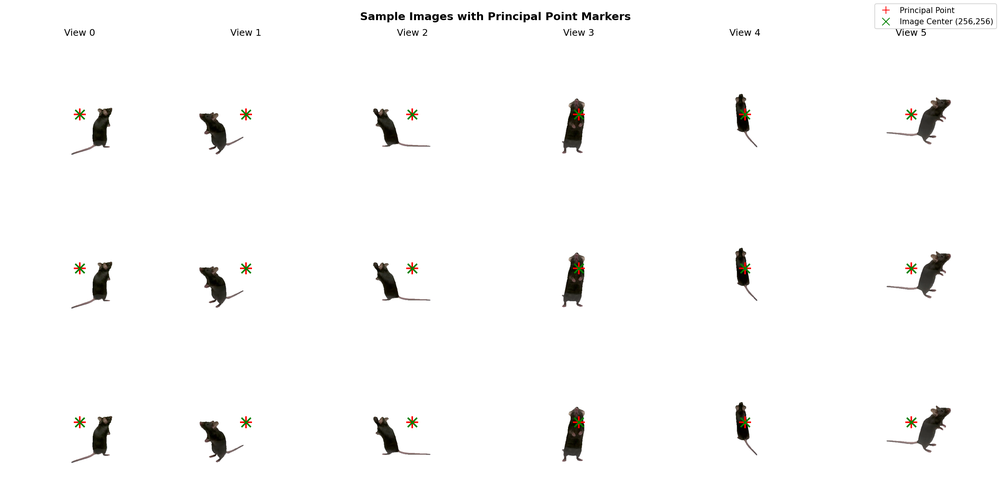
#> input picture mouse_extensions/reports/06_D7_comprehensive/fig_sample_images.png, 1000 x 502 px, shrunk from 2683 x 1347 before the run
$ python -i artifact_metrics.py   (imports and definitions only)
#> lines starting #> are read from the running program, lines starting #| are printed output that depends on the picture; after the words box and inside, x2 and y2 are one past the last pixel; in counts of white or black regions, pixels touching at a corner belong together
"""
Artifact Metrics for Novel View Quality Evaluation

Quantifies "white elongated thin Gaussian artifacts" (floaters) in
extrapolated novel views without ground truth images.

Key insight: Use rendered alpha map to separate foreground from artifacts
via connected components analysis, then compute morphology-aware metrics.

Metrics:
    FAS: Floater Area Score — % of artifact pixels
    EFS: Elongation-weighted Floater Score — penalizes thin streaks
    OAS: Opacity-weighted Area Score — penalizes high-opacity artifacts
    CAS: Composite Artifact Score — weighted combination

Literature basis:
    - Mip-NeRF 360 (CVPR 2022): dist-loss for floater reduction
    - Compact-3DGS (2024): anisotropy regularization
    - StableGS (2025): entropy-based opacity regularization

Usage:
    python -m mouse_extensions.scripts.eval.artifact_metrics \\
        --render_dir outputs/datasets/novel_view_alpha_comparison \\
        --configs baseline_4v alpha05 alpha10 baseline_6v \\
        --output_dir outputs/reports/artifact_metrics

Author: FaceLift Mouse Extensions
Date: 2026-03-16
"""

import argparse
import json
import os
from dataclasses import dataclass, field
from pathlib import Path
from typing import Optional

import cv2
import numpy as np
from PIL import Image


@dataclass
class ArtifactMetrics:
    """Per-image artifact metrics."""

    fas: float = 0.0  # Floater Area Score
    efs: float = 0.0  # Elongation-weighted Floater Score
    oas: float = 0.0  # Opacity-weighted Area Score
    cas: float = 0.0  # Composite Artifact Score
    n_components: int = 0  # Number of artifact components
    max_eccentricity: float = 0.0  # Max eccentricity of any component
    artifact_pixel_count: int = 0
    foreground_pixel_count: int = 0
    total_pixels: int = 0

    def to_dict(self) -> dict:
        return {k: round(v, 6) if isinstance(v, float) else v
                for k, v in self.__dict__.items()}


def compute_artifact_metrics(
    rgb_image: np.ndarray,
    alpha_map: Optional[np.ndarray] = None,
    bg_threshold: float = 0.05,
    alpha_fg_threshold: float = 0.95,
    alpha_any_threshold: float = 0.01,
    min_component_area: int = 5,
    cas_weights: tuple = (0.2, 0.5, 0.3),
) -> ArtifactMetrics:
    """
    Compute artifact metrics for a single rendered image.

    Uses alpha map (if available) or RGB deviation from white background
    to separate foreground from artifact pixels.

    Args:
        rgb_image: RGB image [H, W, 3], range [0, 1]
        alpha_map: Rendered alpha [H, W], range [0, 1]. If None, derived from RGB.
        bg_threshold: Deviation from white to consider non-background
        alpha_fg_threshold: Alpha threshold for core foreground
        alpha_any_threshold: Alpha threshold for any non-background
        min_component_area: Minimum pixels for a component to count
        cas_weights: (w_fas, w_efs, w_oas) for composite score

    Returns:
        ArtifactMetrics dataclass
    """
    H, W = rgb_image.shape[:2]
    total_pixels = H * W

    # Step 1: Create initial non-background mask
    if alpha_map is not None:
        initial_mask = (alpha_map > alpha_any_threshold).astype(np.uint8)
    else:
        # Derive from RGB: deviation from white
        deviation = np.max(1.0 - rgb_image, axis=2)
        initial_mask = (deviation > bg_threshold).astype(np.uint8)

    # Step 2: Connected components analysis
    n_labels, labels, stats, centroids = cv2.connectedComponentsWithStats(
        initial_mask, connectivity=8
    )

    if n_labels <= 1:
        return ArtifactMetrics(total_pixels=total_pixels)

    # Step 3: Identify foreground = largest connected component
    # (label 0 = background, skip it)
    areas = stats[1:, cv2.CC_STAT_AREA]
    fg_label = np.argmax(areas) + 1
    foreground_mask = (labels == fg_label).astype(np.uint8)

    # Step 4: Morphological opening to remove thin bridges
    kernel = np.ones((3, 3), np.uint8)
    foreground_mask = cv2.morphologyEx(
        foreground_mask, cv2.MORPH_OPEN, kernel, iterations=2
    )

    # Step 5: Artifact mask = non-background minus foreground
    artifact_mask = initial_mask & (~foreground_mask.astype(bool)).astype(np.uint8)

    # Step 6: Analyze artifact components
    art_n_labels, art_labels, art_stats, _ = cv2.connectedComponentsWithStats(
        artifact_mask, connectivity=8
    )

    artifact_pixel_count = int(np.sum(artifact_mask))
    foreground_pixel_count = int(np.sum(foreground_mask))

    # FAS: Floater Area Score
    fas = artifact_pixel_count / total_pixels

    # EFS: Elongation-weighted Floater Score
    efs = 0.0
    max_ecc = 0.0
    n_valid_components = 0

    if art_n_labels > 1:
        for i in range(1, art_n_labels):
            area = art_stats[i, cv2.CC_STAT_AREA]
            if area < min_component_area:
                continue
            n_valid_components += 1

            # Compute eccentricity from component moments
            component_mask = (art_labels == i).astype(np.uint8)
            moments = cv2.moments(component_mask)

            if moments["m00"] == 0:
                continue

            # Second-order central moments for eccentricity
            mu20 = moments["mu20"] / moments["m00"]
            mu02 = moments["mu02"] / moments["m00"]
            mu11 = moments["mu11"] / moments["m00"]

            # Eigenvalues of inertia tensor
            delta = np.sqrt(4 * mu11**2 + (mu20 - mu02) ** 2)
            lambda1 = (mu20 + mu02 + delta) / 2
            lambda2 = max((mu20 + mu02 - delta) / 2, 1e-10)

            # Eccentricity: 0 = circle, → 1 = line
            eccentricity = np.sqrt(1 - lambda2 / max(lambda1, 1e-10))
            eccentricity = min(eccentricity, 1.0)
            max_ecc = max(max_ecc, eccentricity)

            efs += area * (eccentricity**2)

    efs /= total_pixels

    # OAS: Opacity-weighted Area Score
    if alpha_map is not None:
        oas = float(np.sum(alpha_map[artifact_mask > 0])) / total_pixels
    else:
        # Use RGB deviation as proxy for opacity
        deviation = np.max(1.0 - rgb_image, axis=2)
        oas = float(np.sum(deviation[artifact_mask > 0])) / total_pixels

    # CAS: Composite Artifact Score
    w1, w2, w3 = cas_weights
    cas = (w1 * fas + w2 * efs + w3 * oas) * 100  # Scale to percentage

    return ArtifactMetrics(
        fas=fas,
        efs=efs,
        oas=oas,
        cas=cas,
        n_components=n_valid_components,
        max_eccentricity=max_ecc,
        artifact_pixel_count=artifact_pixel_count,
        foreground_pixel_count=foreground_pixel_count,
        total_pixels=total_pixels,
    )


# [160 lines left out: functions compute_batch_metrics, create_comparison_report, not called in this run]


def create_artifact_visualization(
    rgb_image: np.ndarray,
    alpha_map: Optional[np.ndarray] = None,
    metrics: Optional[ArtifactMetrics] = None,
) -> np.ndarray:
    """
    Create a visualization showing foreground, artifacts, and metrics overlay.

    Returns:
        Visualization image [H, W*3, 3] with (original, artifact_mask, overlay)
    """
    H, W = rgb_image.shape[:2]

    if metrics is None:
        metrics = compute_artifact_metrics(rgb_image, alpha_map)

    # Recompute masks for visualization
    if alpha_map is not None:
        initial_mask = (alpha_map > 0.01).astype(np.uint8)
    else:
        deviation = np.max(1.0 - rgb_image, axis=2)
        initial_mask = (deviation > 0.05).astype(np.uint8)

    n_labels, labels, stats, _ = cv2.connectedComponentsWithStats(
        initial_mask, connectivity=8
    )
    if n_labels <= 1:
        blank = np.ones((H, W * 3, 3), dtype=np.uint8) * 255
        blank[:, :W] = (rgb_image * 255).astype(np.uint8)
        return blank

    areas = stats[1:, cv2.CC_STAT_AREA]
    fg_label = np.argmax(areas) + 1
    foreground_mask = (labels == fg_label).astype(np.uint8)
    kernel = np.ones((3, 3), np.uint8)
    foreground_mask = cv2.morphologyEx(foreground_mask, cv2.MORPH_OPEN, kernel, iterations=2)
    artifact_mask = initial_mask & (~foreground_mask.astype(bool)).astype(np.uint8)

    # Panel 1: Original
    panel1 = (rgb_image * 255).astype(np.uint8)

    # Panel 2: Mask visualization (green=foreground, red=artifact)
    panel2 = np.ones((H, W, 3), dtype=np.uint8) * 255
    panel2[foreground_mask > 0] = [0, 200, 0]  # green
    panel2[artifact_mask > 0] = [255, 0, 0]  # red

    # Panel 3: Overlay (original with red artifact highlight)
    panel3 = (rgb_image * 255).astype(np.uint8).copy()
    artifact_overlay = artifact_mask > 0
    panel3[artifact_overlay, 0] = 255  # Red channel
    panel3[artifact_overlay, 1] = 0
    panel3[artifact_overlay, 2] = 0

    # Add text overlay with metrics
    font = cv2.FONT_HERSHEY_SIMPLEX
    cv2.putText(panel3, f"CAS:{metrics.cas:.3f}%", (5, 20), font, 0.5, (255, 0, 0), 1)
    cv2.putText(panel3, f"N:{metrics.n_components}", (5, 40), font, 0.5, (255, 0, 0), 1)

    return np.concatenate([panel1, panel2, panel3], axis=1)


# [66 lines left out: function main, not called in this run]


# [2 lines not run here, left out]

>>> import cv2
>>> picture = cv2.imread('../../reports/06_D7_comprehensive/fig_sample_images.png')
#> picture is the input picture: shape (502, 1000, 3); mean B, G, R 248.9, 249.3, 249.5
>>> result = create_artifact_visualization(picture)
#> in compute_artifact_metrics, `deviation = np.max(1.0 - rgb_image, axis=2)`:
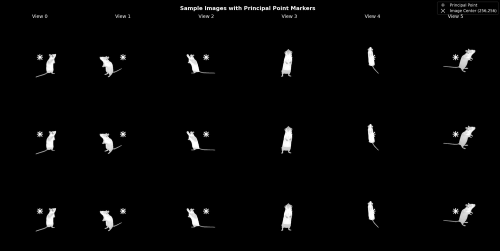
#> deviation: shape (502, 1000) float64 (shown at 1/2 size); min -254, max 1, mean -247.9; drawn with min black and max white
#> in compute_artifact_metrics, `initial_mask = (deviation > bg_threshold).astype(np.uint8)`:
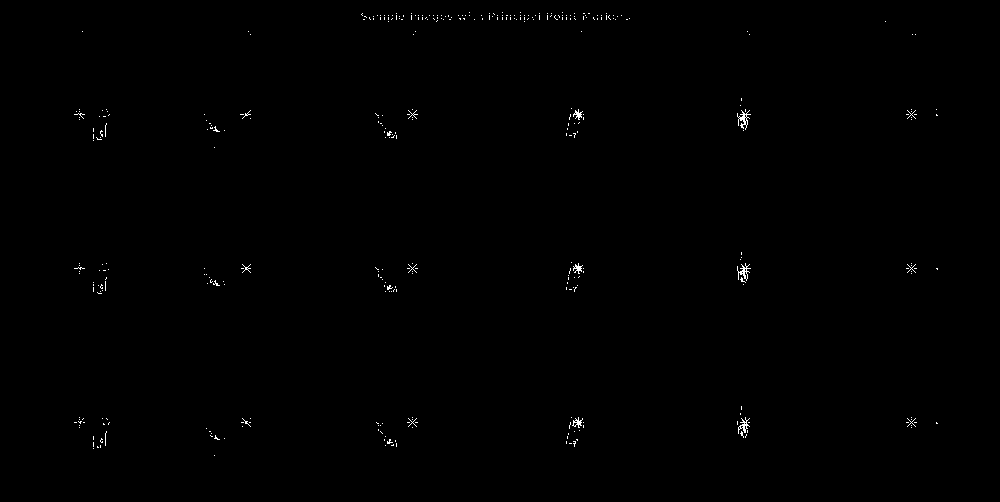
#> initial_mask: shape (502, 1000); values 0 (black) and 1 (white), 0.29% white in thin lines or dots, all inside (x1, y1, x2, y2) = (74, 12, 938, 456)
#> in compute_artifact_metrics, `n_labels, labels, stats, centroids = cv2.connectedComponentsWithStats(..`: n_labels = 369; stats = 369 rows, first 6: [0, 0, 1000, 502, 500557], [361, 13, 2, 3, 3], [396, 13, 1, 1, 1], [411, 13, 1, 1, 1], [469, 12, 1, 1, 1], [489, 13, 1, 1, 1]; centroids = 369 pairs, first value 75 to 936.7, second value 12 to 455
#> in compute_artifact_metrics, `areas = stats[1:, cv2.CC_STAT_AREA]`: areas = 368 values, max 100 at index 146, min 1 at index 1, mean 3.92
#> in compute_artifact_metrics, `fg_label = np.argmax(areas) + 1`: fg_label = 147
#> in compute_artifact_metrics, `foreground_mask = (labels == fg_label).astype(np.uint8)`:
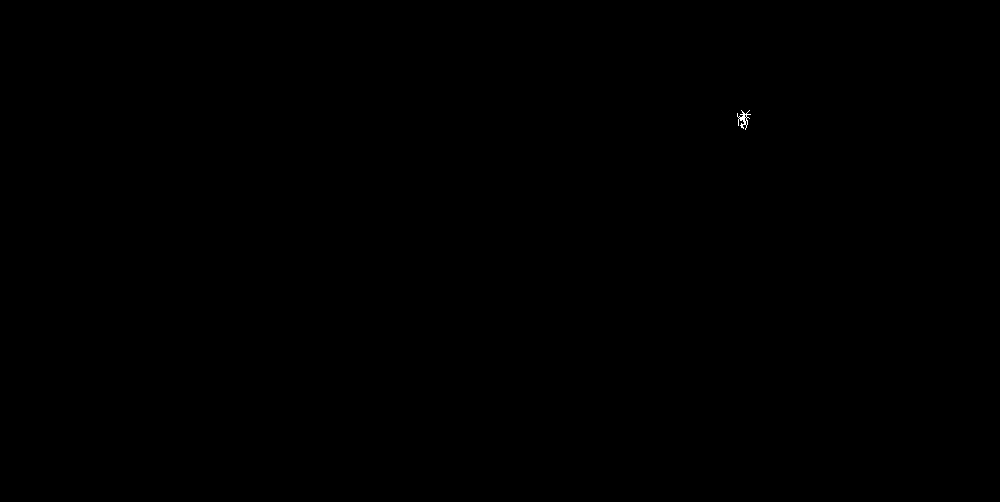
#> foreground_mask: shape (502, 1000); values 0 (black) and 1 (white), 0.02% white in thin lines or dots, all inside (x1, y1, x2, y2) = (737, 110, 751, 130)
#> in compute_artifact_metrics, `art_n_labels, art_labels, art_stats, _ = cv2.connectedComponentsWithSt..`: art_n_labels = 369; art_stats has the same summary as stats
#> in compute_artifact_metrics, `artifact_pixel_count = int(np.sum(artifact_mask))`: artifact_pixel_count = 1443
#> in compute_artifact_metrics, `foreground_pixel_count = int(np.sum(foreground_mask))`: foreground_pixel_count = 0
#> in compute_artifact_metrics, `fas = artifact_pixel_count / total_pixels`: fas = 0.00287
#> the loop in compute_artifact_metrics, `for i in range(1, art_n_labels):` made 368 passes
#> area on passes 1 to 3: 3, 1, 1
#> after the loop in compute_artifact_metrics, `for i in range(1, art_n_labels):`: efs = 465.3; n_valid_components = 54
#> in compute_artifact_metrics, `efs /= total_pixels`: efs = 0.000927
#> in compute_artifact_metrics, `oas = float(np.sum(deviation[artifact_mask > 0])) / total_pixels`: oas = 0.00287
#> in compute_artifact_metrics, `cas = (w1 * fas + w2 * efs + w3 * oas) * 100`: cas = 0.19
#> in create_artifact_visualization, `n_labels, labels, stats, _ = cv2.connectedComponentsWithStats( initial..`: n_labels = 369
#> in create_artifact_visualization, `fg_label = np.argmax(areas) + 1`: fg_label = 147
#> in create_artifact_visualization, `cv2.putText(panel3, f"CAS:{metrics.cas:.3f}%", (5, 20), font, 0.5, (25..`:
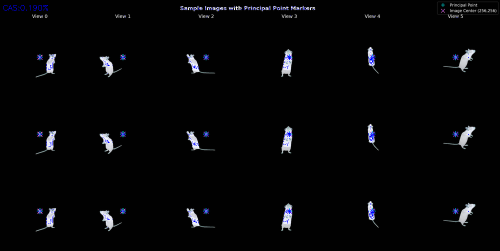
#> panel3: shape (502, 1000, 3) (shown at 1/2 size); mean B, G, R 7.2, 6.1, 5.9
#> in create_artifact_visualization, `return np.concatenate([panel1, panel2, panel3], axis=1)`:
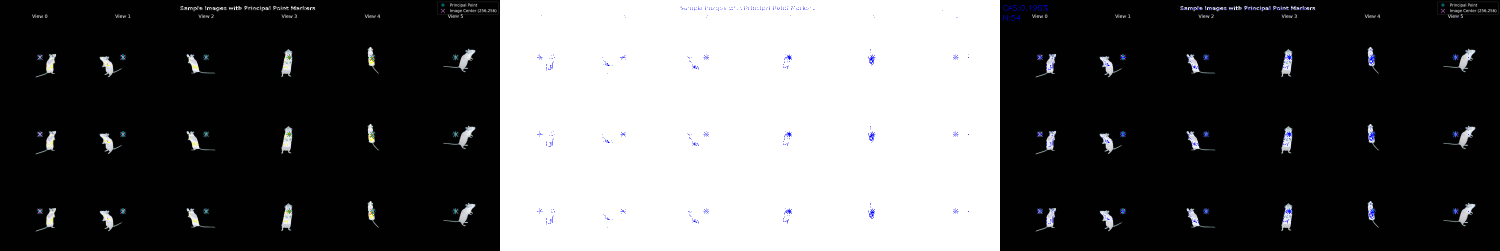
#> returned value: shape (502, 3000, 3) (shown at 1/2 size); mean of channels 0, 1, 2 89.5, 89, 88.8; drawn as B, G, R

$ run again, on mouse_extensions/reports/06_D7_comprehensive/fig_ray_error.png
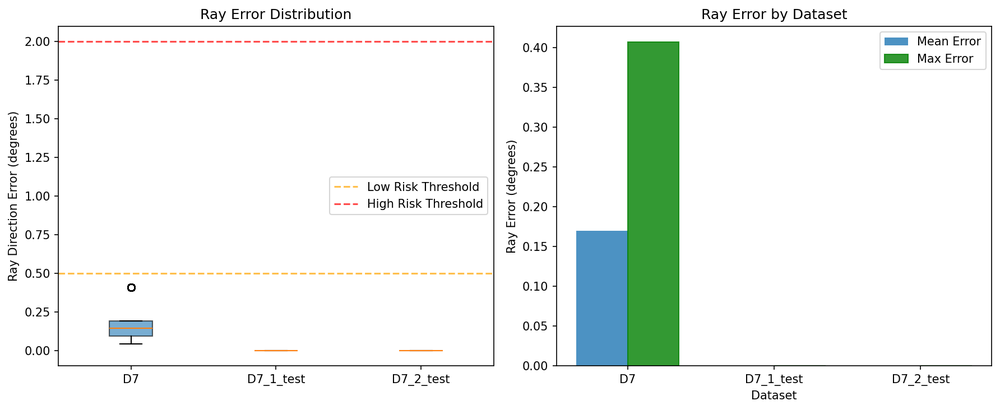
#> input picture mouse_extensions/reports/06_D7_comprehensive/fig_ray_error.png, 1000 x 410 px, shrunk from 1784 x 732 before the run
#> picture is the input picture: shape (410, 1000, 3); mean B, G, R 239.6, 243.3, 238.1
#> in compute_artifact_metrics, `deviation = np.max(1.0 - rgb_image, axis=2)`:
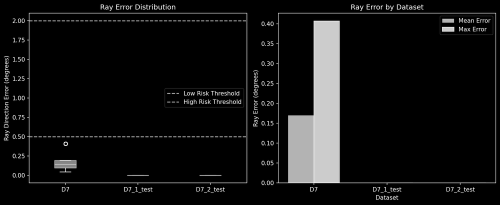
#> deviation: shape (410, 1000) float64 (shown at 1/2 size); min -254, max 1, mean -236.5; drawn with min black and max white
#> initial_mask: shape (410, 1000); values 0 (black) and 1 (white), 0.03% white in thin lines or dots, all inside (x1, y1, x2, y2) = (11, 9, 992, 383)
#> labels: shape (410, 1000) int32; 94 distinct labels, from 0 to 93
#> in compute_artifact_metrics, `n_labels, labels, stats, centroids = cv2.connectedComponentsWithStats(..`: n_labels = 94; stats = 94 rows, first 6: [0, 0, 1000, 410, 409886], [282, 9, 1, 1, 1], [207, 11, 1, 2, 2], [278, 11, 1, 1, 1], [703, 10, 1, 1, 1], [708, 11, 1, 2, 2]; centroids = 94 pairs, first value 11 to 991, second value 9 to 382
#> in compute_artifact_metrics, `areas = stats[1:, cv2.CC_STAT_AREA]`: areas = 93 values, max 8 at index 5, min 1 at index 0, mean 1.23
#> in compute_artifact_metrics, `fg_label = np.argmax(areas) + 1`: fg_label = 6
#> art_n_labels = 94; art_stats has the same summary as stats
#> artifact_pixel_count = 114
#> foreground_pixel_count = 0
#> fas = 0.000278
#> the loop in compute_artifact_metrics, `for i in range(1, art_n_labels):` made 93 passes
#> area on passes 1, 2, 3, 4, 5, 7, 8, 9: 1, 2, 1, 1, 2, 1, 1, 1
#> after the loop in compute_artifact_metrics, `for i in range(1, art_n_labels):`: efs = 14.64; n_valid_components = 2
#> in compute_artifact_metrics, `efs /= total_pixels`: efs = 3.57e-05
#> oas = 0.000278
#> cas = 0.0157
#> in create_artifact_visualization, `n_labels, labels, stats, _ = cv2.connectedComponentsWithStats( initial..`: n_labels = 94
#> in create_artifact_visualization, `fg_label = np.argmax(areas) + 1`: fg_label = 6
#> in create_artifact_visualization, `return np.concatenate([panel1, panel2, panel3], axis=1)`:
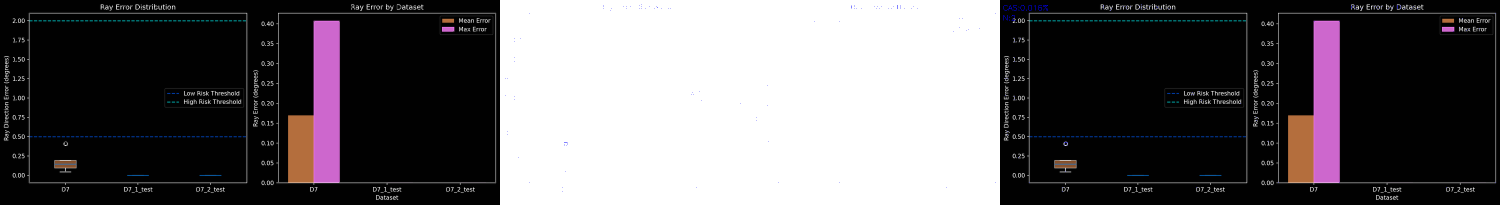
#> returned value: shape (410, 3000, 3) (shown at 1/2 size); mean of channels 0, 1, 2 95.9, 93.4, 96.9; drawn as B, G, R

$ run again, on mouse_extensions/reports/06_D7_comprehensive/fig_scale_comparison.png
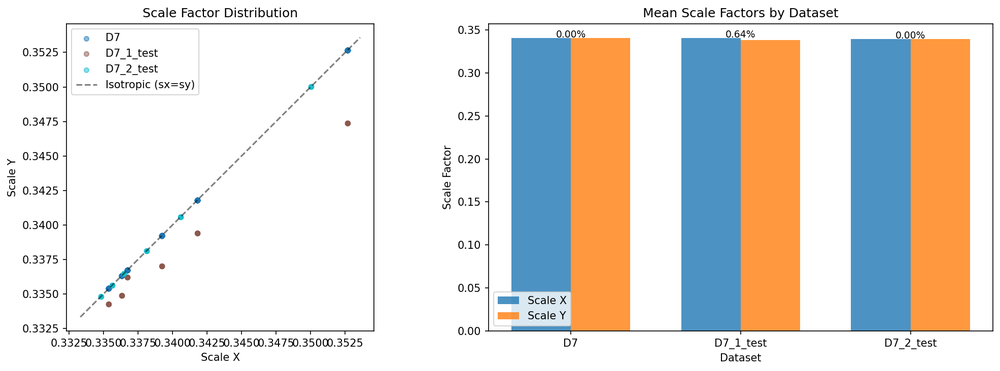
#> input picture mouse_extensions/reports/06_D7_comprehensive/fig_scale_comparison.png, 1000 x 371 px, shrunk from 1971 x 732 before the run
#> picture is the input picture: shape (371, 1000, 3); mean B, G, R 214.2, 220.1, 224.9
#> in compute_artifact_metrics, `deviation = np.max(1.0 - rgb_image, axis=2)`:
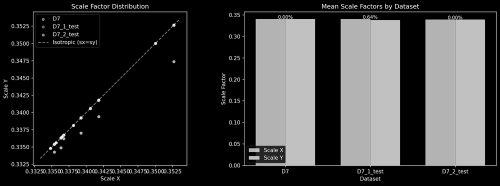
#> deviation: shape (371, 1000) float64 (shown at 1/2 size); min -254, max 1, mean -196.9; drawn with min black and max white
#> initial_mask: shape (371, 1000); values 0 (black) and 1 (white), 0.01% white in thin lines or dots, all inside (x1, y1, x2, y2) = (42, 9, 907, 361)
#> labels: shape (371, 1000) int32; 55 distinct labels, from 0 to 54
#> in compute_artifact_metrics, `n_labels, labels, stats, centroids = cv2.connectedComponentsWithStats(..`: n_labels = 55; stats = 55 rows, first 6: [0, 0, 1000, 371, 370946], [721, 9, 1, 1, 1], [144, 11, 1, 1, 1], [216, 11, 1, 1, 1], [231, 10, 1, 1, 1], [250, 11, 1, 1, 1]; centroids = 55 pairs, first value 42 to 906, second value 9 to 360
#> in compute_artifact_metrics, `areas = stats[1:, cv2.CC_STAT_AREA]`: areas = 54 values from 1 to 1
#> in compute_artifact_metrics, `fg_label = np.argmax(areas) + 1`: fg_label = 1
#> art_n_labels = 55; art_stats has the same summary as stats
#> artifact_pixel_count = 54
#> foreground_pixel_count = 0
#> fas = 0.000146
#> after the loop in compute_artifact_metrics, `for i in range(1, art_n_labels):`: efs = 0
#> oas = 0.000146
#> cas = 0.00728
#> in create_artifact_visualization, `n_labels, labels, stats, _ = cv2.connectedComponentsWithStats( initial..`: n_labels = 55
#> in create_artifact_visualization, `areas = stats[1:, cv2.CC_STAT_AREA]`: areas = 54 values from 1 to 1
#> in create_artifact_visualization, `fg_label = np.argmax(areas) + 1`: fg_label = 1
#> in create_artifact_visualization, `return np.concatenate([panel1, panel2, panel3], axis=1)`:
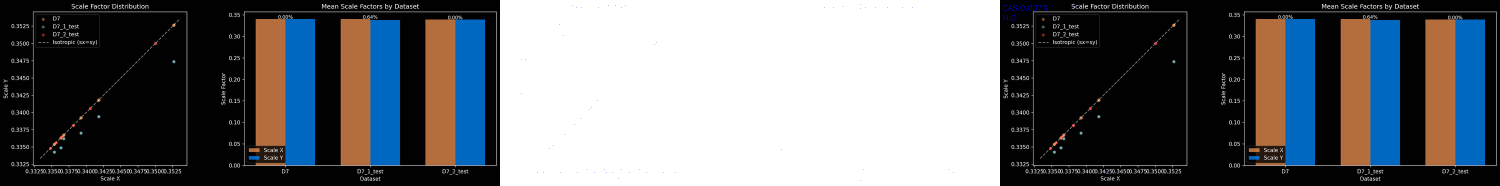
#> returned value: shape (371, 3000, 3) (shown at 1/2 size); mean of channels 0, 1, 2 112.9, 108.9, 105.7; drawn as B, G, R
